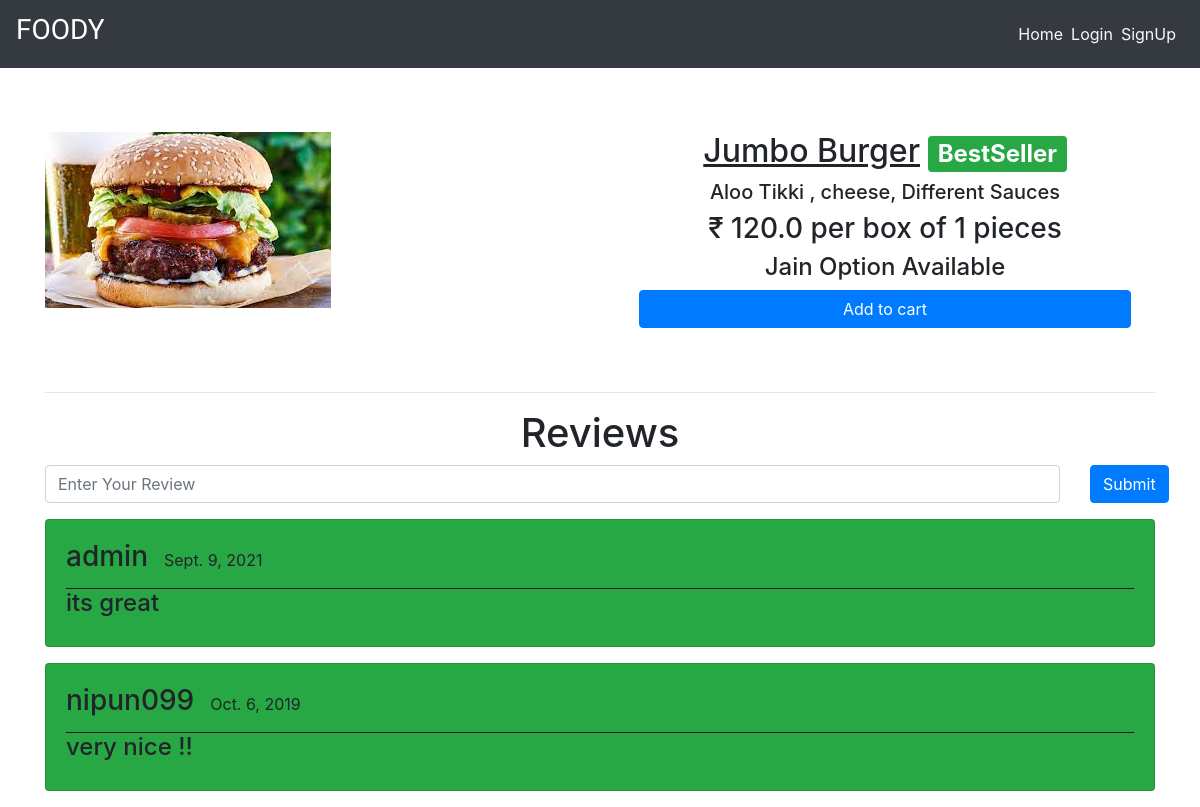
The app's page /dishes/burger_name with its own data.
### main/models.py (models this page shows, shortened)
class Item(models.Model):
    LABELS = (
        ('BestSeller', 'BestSeller'),
        ('New', 'New'),
        ('Spicy🔥', 'Spicy🔥'),
    )
    LABEL_COLOUR = (
        ('danger', 'danger'),
        ('success', 'success'),
        ('primary', 'primary'),
        ('info', 'info')
    )
    title = models.CharField(max_length=150)
    description = models.CharField(max_length=250,blank=True)
    price = models.FloatField()
    pieces = models.IntegerField(default=6)
    instructions = models.CharField(max_length=250,default="Jain Option Available")
    image = models.ImageField(default='default.png', upload_to='images/')
    labels = models.CharField(max_length=25, choices=LABELS, blank=True)
    label_colour = models.CharField(max_length=15, choices=LABEL_COLOUR, blank=True)
    slug = models.SlugField(default="sushi_name")
    created_by = models.ForeignKey(User, on_delete=models.CASCADE)

class Reviews(models.Model):
    user = models.ForeignKey(User, on_delete = models.CASCADE)
    item = models.ForeignKey(Item, on_delete = models.CASCADE)
    rslug = models.SlugField()
    review = models.TextField()
    posted_on = models.DateField(default=timezone.now)
    class Meta:
        verbose_name = 'Review'
        verbose_name_plural = 'Reviews'

### main/views.py (the view)
# urls.py: path('dishes/<slug>', views.menuDetail, name='dishes'),
def menuDetail(request, slug):
    item = Item.objects.filter(slug=slug).first()
    reviews = Reviews.objects.filter(rslug=slug).order_by('-id')[:7]
    context = {
        'item' : item,
        'reviews' : reviews,
    }
    return render(request, 'main/dishes.html', context)

### main/templates/main/dishes.html (shortened to what this page needs)
{% extends "main/layout.html" %}
{% block content %}
<div class="dishes">
  <main class="mt-3 pt-4 main">
    <div class="container dark-grey-text">
      <div class="row wow fadeIn">
        <div class="col-md-6 mb-4">
          <img src="{{ item.image.url }}" class="img-fluid mt-4" alt="">
        </div>
        <div class="col-md-6 mb-4 information">
          <div class="p-4 content">
            <div class="mt-0">
                <h2><u>{{ item.title }}</u><span class="badge badge-{{ item.label_colour }} ml-2">{{ item.labels }}</span></h2>
            </div>
            <div class="lead">
              {% if item.description %}
              <h5>{{ item.description }}</h5>
              {% endif %}
              <h3>₹ {{ item.price }} per box of {{ item.pieces}} pieces</h3>
              <h4>{{ item.instructions }}</h4>
            </div>
            <a href="{% url 'main:add-to-cart' item.slug %}" class="btn btn-primary btn-md my-0 p">Add to cart</a>
          </div>
        </div>
      </div>
      <hr>
    </div>
  </main>
  <div class="container">
    <h1 class="text-center">Reviews</h1>
    <form action="{% url 'main:add_reviews' %}" method="POST" class="mb-3">
      <div class="row">
        <div class="col-sm-11">
          <input type="text" name="review" class="form-control" placeholder="Enter Your Review">
        </div>
        <div class="col-sm-1">
          <button type="submit" class="btn btn-primary">Submit</button>
        </div>
      </div>
    </form>
    {% for review in reviews %}
    <div class="main-reviews card bg-success mb-3">
      <div class="card-body">
        <div class="user_details" style="display: flex; border-bottom: 1px solid rgb(31, 30, 30);">
          <h3 class="mr-3">{{ review.user.username }} </h3>
          <p class="mt-2">{{ review.posted_on }}</p>
        </div>
          <h4>{{ review.review }}</h4>
      </div>
    </div>
    {% endfor %}
  </div>
</div>
{% endblock content %}

### main/templates/main/layout.html (shortened to what this page needs)
{% load get_group %}
{% load static %}
<!DOCTYPE html>
<html lang="en">
<head>
    <link rel="stylesheet" href="https://maxcdn.bootstrapcdn.com/bootstrap/4.0.0/css/bootstrap.min.css">
    <link rel="stylesheet" type="text/css" href="{% static 'main/styles.css' %}">
</head>
<body>
    <nav class="navbar navbar-expand-lg navbar-dark bg-dark">
        <a class="navbar-brand" href="/"><h3 style="font-family:Fjalla One;"> FOODY </h3></a>
        <div class="collapse navbar-collapse" id="navbarNav">
            <ul class="navbar-nav ml-auto">
                    <li><a href="{% url 'main:home' %}" class="mr-2 text-light">Home</a></li>
                {% if user.is_authenticated %}
                    {% if request.user|has_group:"admin_owner" %}
                        <li><a href="{% url 'main:admin_dashboard' %}" class="mr-2 text-light">DashBoard</a></li>
                        <li>
                            <form class="logout-link" action="{% url 'accounts:logout' %}" method="post">
                                {% csrf_token %}
                                <button type="submit" class="mr-2">Logout</button>
                            </form>
                        </li>
                    {% else %}
                        <li><a href="{% url 'main:cart' %}" class="mr-2 text-light">My Cart🛒</a></li>
                        <li><a href="{% url 'main:order_details' %}" class="mr-2 text-light">Your Orders</a></li>
                        <li>
                            <form class="logout-link" action="{% url 'accounts:logout' %}" method="post">
                                {% csrf_token %}
                                <button type="submit" class="mr-2">Logout</button>
                            </form>
                        </li>
                    {% endif %}
                {% else %}
                    <li><a href="{% url 'accounts:login' %}" class="mr-2 text-light">Login</a></li>
                    <li><a href="{% url 'accounts:signup' %}" class="mr-2 text-light">SignUp</a></li>
                {% endif %}
            </ul>
        </div>
    </nav>
    <main role="main">
        {% block content %}{% endblock %}
    </main>

### main/static/main/styles.css (style rules this page uses)
.dishes .main .container .row img { max-width: 540px; max-height: 450px; width: fit-content; }
.dishes .main .container .row .content { display: flex; flex-direction: column; text-align: center; justify-content: center; }
.dishes .main .container .row .information { display: flex; flex-direction: column; text-align: center; justify-content: center; }

### records on screen
Item: image (picture), title "Jumbo Burger", labels "BestSeller", description "Aloo Tikki , cheese, Different Sauces", price "120.0", pieces "1", instructions "Jain Option Available"
Reviews: user.username "admin", posted_on "Sept. 9, 2021", review "its great"
Reviews: user.username "nipun099", posted_on "Oct. 6, 2019", review "very nice !!"
